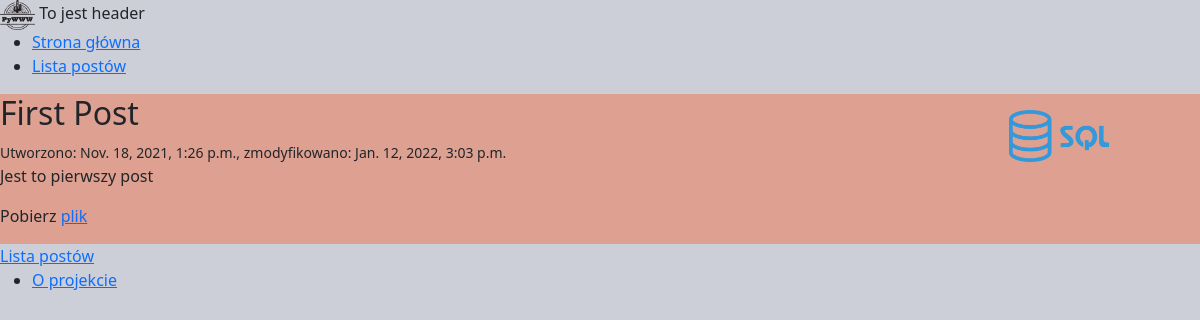
/posts/1, run on the app's committed database.
### posts/models.py (models this page shows, shortened)
class Post(Timestamp):
  title = models.CharField(max_length=255)
  content = models.TextField()
  published = models.BooleanField(default=False)
  sponsored = models.BooleanField(default=False)
  author = models.ForeignKey("auth.User", on_delete=models.CASCADE, related_name="posts")
  tags = models.ManyToManyField('tags.Tag', related_name='posts')
  category = models.ManyToManyField('posts.Category', default=None, related_name='categories')
  example_file = models.FileField(upload_to='posts/examples/', blank=True, null=True)
  image = models.ImageField(upload_to='posts/images/%Y/%m/%d', blank=False, null=True)

### posts/views.py (the view)
# urls.py: path('<int:post_id>', post_details, name='post_details'),
def post_details(request, post_id):
  post = Post.objects.get(id=post_id)
  context = {"post": post}
  return render(request, "posts/details.html", context)

### posts/templates/posts/details.html (shortened to what this page needs)
{% extends 'base.html' %}
{% load static %}
{% block style %}<link href={% static "posts/css/style.css" %} rel="stylesheet">{% endblock %}
{% block body %}
  <div class="row">
    {% if post.published %}
      <div class="col-md-9">
        <h2>{{ post.title }}</h2>
        <div>
          <small>Utworzono: {{ post.created }}, zmodyfikowano: {{ post.modified }}</small>
        </div>
        <div>
          <p>{{ post.content }}</p>
        </div>
        {% if post.example_file %}
        <div>
          <p>Pobierz <a href="{{ post.example_file.url }}">plik</a></p>
        </div>
        {% endif %}
      </div>
      {% if post.image %}
        <div class="col-md-3">
          <img class="posts__img" src="{{ post.image.url }}">
        </div>
      {% endif %}
    {% else %}
      <h2>Post nie nie jest publiczny</h2>
    {% endif %}
  </div>
  <a href="{% url 'posts:list' %}">Lista postów</a>
{% endblock %}

### main/static/main/css/style.css (style rules this page uses)
body { background-color: rgb(205, 207, 216); }

### posts/static/posts/css/style.css (style rules this page uses)
.posts__img { width: 100%; max-width: 100px; display: block; margin: 1rem auto; }
.row { background-color: rgba(255, 68, 0, 0.329); }

### data on the page
Post: title "First Post", created "Nov. 18, 2021, 1:26 p.m.", modified "Jan. 12, 2022, 3:03 p.m.", content "Jest to pierwszy post", image (picture)
